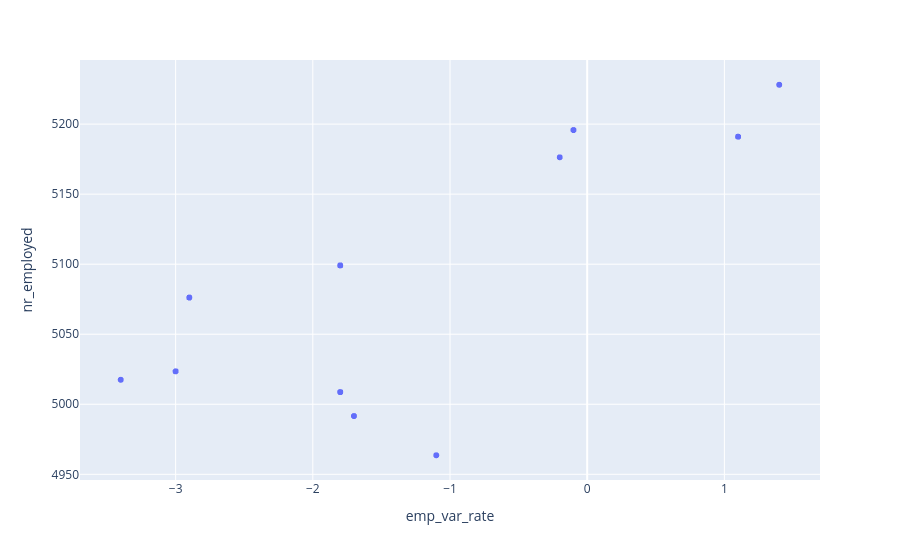

Notebook code cell kept with this figure:
### Code cell
fig = px.scatter(df1, x = 'emp_var_rate', y = 'nr_employed')
fig.show()

### Figure 1 — Plotly figure (JSON) as saved in the notebook; plotly's stock layout.template omitted (floating-point values rounded to 4 significant figures; data arrays with more than 128 entries replaced by an {"elided": "..."} marker saying what was removed)
{"data": [{"hovertemplate": "emp_var_rate=%{x}<br>nr_employed=%{y}<extra></extra>", "legendgroup": "", "marker": {"color": "#636efa", "symbol": "circle"}, "mode": "markers", "name": "", "showlegend": false, "type": "scattergl", "x": {"elided": "41188 float values"}, "xaxis": "x", "y": {"elided": "41188 float values"}, "yaxis": "y"}], "layout": {"legend": {"tracegroupgap": 0}, "margin": {"t": 60}, "xaxis": {"anchor": "y", "domain": [0, 1], "title": {"text": "emp_var_rate"}}, "yaxis": {"anchor": "x", "domain": [0, 1], "title": {"text": "nr_employed"}}}}
